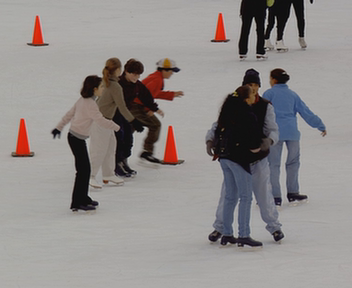
//> input picture testdata/images/001.png, 352 x 288 px
$ ./gaussian ../testdata/images/001.png   (built with g++ and OpenCV 4)
//> lines starting //> are read from the running program, lines starting //| are printed output that depends on the picture
### common/imgutils/combine.impl.hpp
//Image combination functions (template implementations)
// Andreas Unterweger, 2016-2022
//This code is licensed under the 3-Clause BSD License. See LICENSE file for details.

#include "common.hpp"

//#include "combine.hpp"

namespace imgutils
{
  template<size_t N>
  cv::Mat CombineImages(const cv::Mat (&images)[N], const CombinationMode mode, const unsigned int border_size) //Comfort version for initializer lists (no need to explicitly specify N)
  {
	  return CombineImages(N, images, mode, border_size);
  }
}

### common/imgutils/combine.hpp
//Image combination functions (header)
// Andreas Unterweger, 2016-2018
//This code is licensed under the 3-Clause BSD License. See LICENSE file for details.

#pragma once

#include <cstddef>

#include <opencv2/core.hpp>

namespace imgutils
{
  using namespace std;

  using namespace cv;

  //Position of combined images
  enum CombinationMode { Horizontal, Vertical };

  //Method to convert difference images
  enum DifferenceConversionMode
  {
    Offset, //Adds 128 to the difference, clipping values below -128 and above 127, respectively
    Absolute, //Calculates absolute differences, i.e., without a sign
    Color //Converts positive differences to red values and negative differences to blue values
  };

  //Concatenates N images (of potentially different sizes and color spaces) horizontally or vertically with black borders between them. If the images differ in size, they are border-filled to the largest width and height across all images.
  template<size_t N>
  Mat CombineImages(const Mat (&images)[N], const CombinationMode mode, const unsigned int border_size = 3);

  //Concatenates N images (of potentially different sizes and color spaces) horizontally or vertically with black borders between them. If the images differ in size, they are border-filled to the largest width and height across all images.
  Mat CombineImages(const size_t N, const Mat images[], const CombinationMode mode, const unsigned int border_size);

  //Subtracts two (unsigned) 8-bit images from one another and returns a (signed) 16-bit difference image
  Mat SubtractImages(const Mat &image1, const Mat &image2);

  //Converts a difference image (with one channel of signed 16-bit values) to illustrate it as an unsigned 8-bit image, e.g., with imshow
  Mat ConvertDifferenceImage(const Mat &difference_image, DifferenceConversionMode mode = Color);
}

#include "combine.impl.hpp"

### common/imgutils/combine.cpp
//Image combination functions
// Andreas Unterweger, 2016-2022
//This code is licensed under the 3-Clause BSD License. See LICENSE file for details.

#include <algorithm>
#include <vector>

#include <opencv2/imgproc.hpp>

#include "common.hpp"
#include "combine.hpp"

namespace imgutils
{
  cv::Mat CombineImages(const size_t N, const cv::Mat images[], const CombinationMode mode, const unsigned int border_size)
  {
    assert(N > 1);
    assert(mode == CombinationMode::Horizontal || mode == CombinationMode::Vertical);
    const bool horizontal = mode == CombinationMode::Horizontal;
    assert(border_size != 0);
    bool grayscale = true; //Assume gray-scale images
    cv::Size max_size(0, 0);
    for (size_t i = 0; i < N; i++)
    {
      auto &image = images[i];
      assert(image.type() == CV_8UC1 || image.type() == CV_8UC3);
      if (grayscale && image.type() == CV_8UC3) //If at least one image uses a format which supports colors, all others will be converted later
        grayscale = false;
      max_size.width = std::max(image.cols, max_size.width); //Use the largest image dimension
      max_size.height = std::max(image.rows, max_size.height);
    }
    const cv::Mat black_bar(horizontal ? max_size.height : border_size, horizontal ? border_size : max_size.width, grayscale ? CV_8UC1 : CV_8UC3, grayscale ? cv::Scalar(0) : cv::Scalar(0, 0, 0));
    std::vector<cv::Mat> image_parts(2 * N - 1);
    for (size_t i = 0; i < N; i++)
    {
      cv::Mat current_image(images[i]);
      if (!grayscale && current_image.type() == CV_8UC1) //Image needs to be converted into a format which supports colors
      {
        cv::Mat new_image;
        cv::cvtColor(current_image, new_image, cv::COLOR_GRAY2BGR);
        current_image = new_image;
      }
      if (current_image.size() != max_size) //Image needs to be resized
      {
        cv::Mat new_image(max_size, grayscale ? CV_8UC1 : CV_8UC3, grayscale ? cv::Scalar(0) : cv::Scalar(0, 0, 0));
        current_image.copyTo(new_image(cv::Rect(cv::Point(), current_image.size()))); //Copy old image into top-left corner of new image
        current_image = new_image;
      }
      image_parts[2 * i] = current_image;
      if (i != N - 1) //No black bar after last image
        image_parts[2 * i + 1] = black_bar;
    }
    cv::Mat combined_image;
    /*constexpr auto horizontal_combination_function = static_cast<void (*)(const cv::Mat*, size_t, cv::OutputArray)>(cv::hconcat);
    constexpr auto vertical_combination_function = static_cast<void (*)(const cv::Mat*, size_t, cv::OutputArray)>(cv::vconcat);
    (horizontal ? horizontal_combination_function : vertical_combination_function)(image_parts.data(), image_parts.size(), combined_image);*/
    if (horizontal)
      cv::hconcat(image_parts.data(), image_parts.size(), combined_image);
    else
      cv::vconcat(image_parts.data(), image_parts.size(), combined_image);
    return combined_image;
  }

  // [50 lines left out: functions SubtractImages, ConvertDifferenceImage, not called in this run]
}

### feature_detection/gaussian.cpp
//Illustration of Gaussian filtering
// Andreas Unterweger, 2017-2022
//This code is licensed under the 3-Clause BSD License. See LICENSE file for details.

#include <iostream>

#include <opencv2/core.hpp>
#include <opencv2/imgproc.hpp>
#include <opencv2/highgui.hpp>

#include "common.hpp"
#include "combine.hpp"

struct Gaussian_data
{
  const cv::Mat image;

  const std::string window_name;

  Gaussian_data(const cv::Mat &image, const std::string &window_name)
   : image(image),
     window_name(window_name) { }
};

static const char *AddControls(Gaussian_data &data)
{
  constexpr auto max_sigma = 20;
  constexpr auto scaling_trackbar_name = "Sigma [%]";
  cv::createTrackbar(scaling_trackbar_name, data.window_name, nullptr, max_sigma * 100,
                     [](const int sigma_percent, void * const user_data)
                       {
                         auto &data = *(static_cast<const Gaussian_data*>(user_data));
                         const cv::Mat &image = data.image;
                         const double sigma = sigma_percent / 100.0;
                         cv::Mat blurred_image;
                         GaussianBlur(image, blurred_image, cv::Size(), sigma);
                         const cv::Mat combined_image = imgutils::CombineImages({image, blurred_image}, imgutils::CombinationMode::Horizontal);
                         cv::imshow(data.window_name, combined_image);
                       }, static_cast<void*>(&data));
  cv::setTrackbarMin(scaling_trackbar_name, data.window_name, 1);
  return scaling_trackbar_name;
}

static void ShowImages(const cv::Mat &image)
{
  constexpr auto window_name = "Original vs. blurred";
  cv::namedWindow(window_name, cv::WINDOW_GUI_NORMAL | cv::WINDOW_AUTOSIZE);
  cv::moveWindow(window_name, 0, 0);
  static Gaussian_data data(image, window_name); //Make variable global so that it is not destroyed after the function returns (for the variable is needed later)
  const auto main_parameter_trackbar_name = AddControls(data);
  cv::setTrackbarPos(main_parameter_trackbar_name, window_name, 200); //Implies cv::imshow with sigma=2
}

int main(const int argc, const char * const argv[])
{
  if (argc != 2)
  {
    std::cout << "Illustrates the effect of sigma of a Gaussian filter." << std::endl;
    std::cout << "Usage: " << argv[0] << " <input image>" << std::endl;
    return 1;
  }
  const auto filename = argv[1];
  const cv::Mat image = cv::imread(filename);
//> image is the input picture: 288 rows x 352 cols, CV_8UC3; mean B, G, R 137, 138.3, 142.9
  if (image.empty())
  {
    std::cerr << "Could not read input image '" << filename << "'" << std::endl;
    return 2;
  }
  ShowImages(image);
//> in ShowImages, `const auto main_parameter_trackbar_name = AddControls(data);`: main_parameter_trackbar_name = "Sigma [%]"
//> in CombineImages, `const bool horizontal = mode == CombinationMode::Horizontal;`: horizontal = true
//> the loop in CombineImages, `for (size_t i = 0; i < N; i++)` made 2 passes
//> pass 2, in CombineImages, `auto &image = images[i];`:
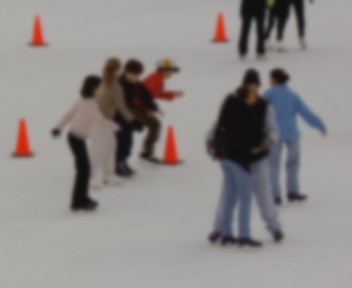
//> image: 288 rows x 352 cols, CV_8UC3; mean B, G, R 137, 138.3, 142.9
//> after the loop in CombineImages, `for (size_t i = 0; i < N; i++)`: grayscale = false
//> in CombineImages, `cv::hconcat(image_parts.data(), image_parts.size(), combined_image);`:
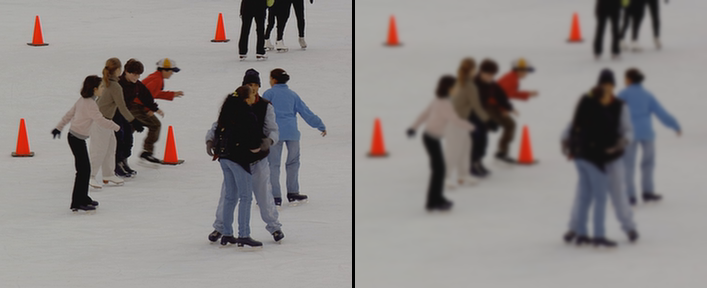
//> combined_image: 288 rows x 707 cols, CV_8UC3; mean B, G, R 136.5, 137.7, 142.3
  cv::waitKey(0);
  return 0;
}
